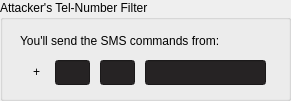
    <widget class="QGroupBox" name="groupBox_6">
     <property name="geometry">
      <rect>
       <x>20</x>
       <y>40</y>
       <width>291</width>
       <height>101</height>
      </rect>
     </property>
     <property name="title">
      <string>Attacker's Tel-Number Filter</string>
     </property>
     <widget class="QLabel" name="label_3">
      <property name="geometry">
       <rect>
        <x>20</x>
        <y>30</y>
        <width>251</width>
        <height>21</height>
       </rect>
      </property>
      <property name="text">
       <string>You'll send the SMS commands from:</string>
      </property>
     </widget>
     <widget class="QLineEdit" name="attacker_n_country">
      <property name="geometry">
       <rect>
        <x>55</x>
        <y>60</y>
        <width>35</width>
        <height>25</height>
       </rect>
      </property>
      <property name="layoutDirection">
       <enum>Qt::RightToLeft</enum>
      </property>
      <property name="styleSheet">
       <string notr="true">font: 17pt &quot;Digital-7&quot;;
background-color:rgb(38, 35, 36);
color:yellow;</string>
      </property>
      <property name="alignment">
       <set>Qt::AlignRight|Qt::AlignTrailing|Qt::AlignVCenter</set>
      </property>
     </widget>
     <widget class="QLineEdit" name="attacker_n_area">
      <property name="geometry">
       <rect>
        <x>100</x>
        <y>60</y>
        <width>35</width>
        <height>25</height>
       </rect>
      </property>
      <property name="layoutDirection">
       <enum>Qt::RightToLeft</enum>
      </property>
      <property name="styleSheet">
       <string notr="true">font: 17pt &quot;Digital-7&quot;;
background-color:rgb(38, 35, 36);
color:yellow;</string>
      </property>
      <property name="alignment">
       <set>Qt::AlignRight|Qt::AlignTrailing|Qt::AlignVCenter</set>
      </property>
     </widget>
     <widget class="QLineEdit" name="attacker_n_phone">
      <property name="geometry">
       <rect>
        <x>145</x>
        <y>60</y>
        <width>121</width>
        <height>25</height>
       </rect>
      </property>
      <property name="layoutDirection">
       <enum>Qt::RightToLeft</enum>
      </property>
      <property name="styleSheet">
       <string notr="true">font: 17pt &quot;Digital-7&quot;;
background-color:rgb(38, 35, 36);
color:yellow;</string>
      </property>
      <property name="alignment">
       <set>Qt::AlignRight|Qt::AlignTrailing|Qt::AlignVCenter</set>
      </property>
     </widget>
     <widget class="QLabel" name="label_23">
      <property name="geometry">
       <rect>
        <x>33</x>
        <y>61</y>
        <width>16</width>
        <height>21</height>
       </rect>
      </property>
      <property name="text">
       <string>+</string>
      </property>
     </widget>
    </widget>
